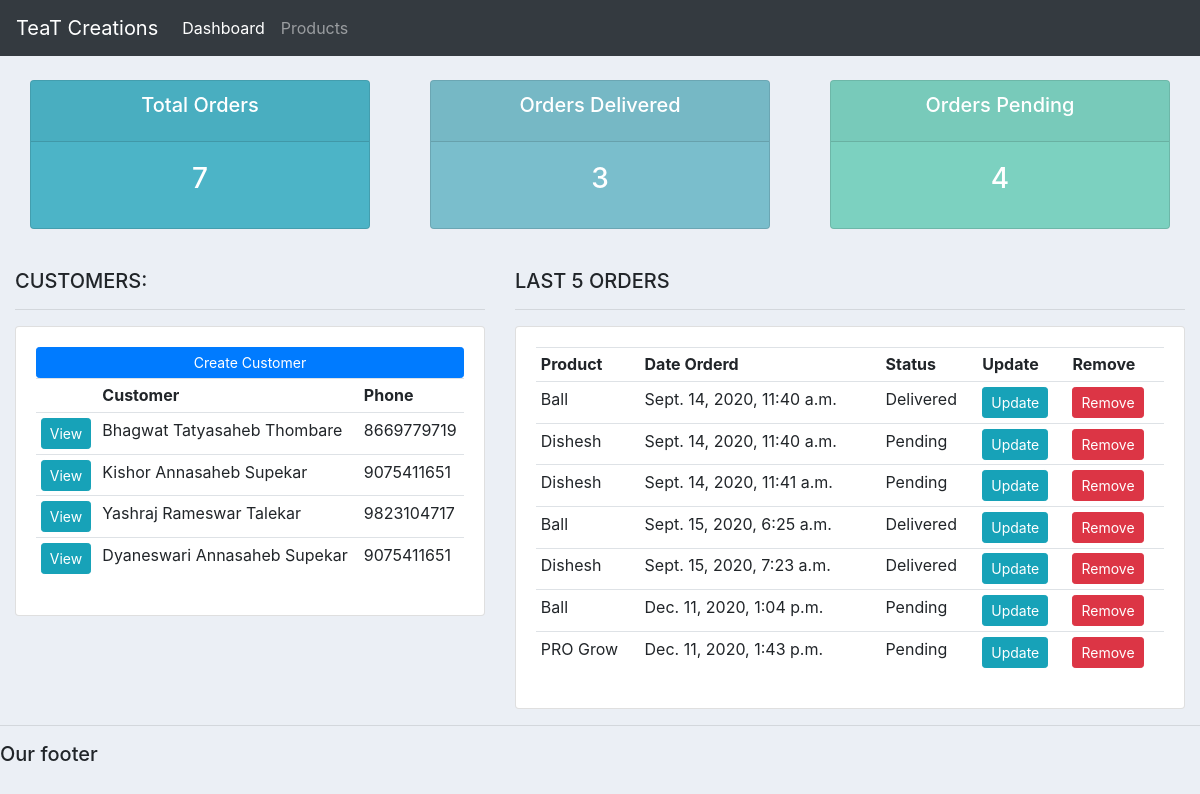
The page / on the database its author committed.
### accounts/models.py (models this page shows, shortened)
class Customer(models.Model):
    name = models.CharField(max_length=200, null=True)
    phone = models.CharField(max_length=200, null=True)
    email = models.CharField(max_length=200, null=True)
    date_created = models.DateTimeField(auto_now_add=True)

class Order(models.Model):
    STATUS = (
        ('Pending', 'Pending'),
        ('Out of deliver', 'Out of deliver'),
        ('Delivered', 'Delivered'),
    )
    customer = models.ForeignKey(Customer, null=True, on_delete= models.SET_NULL)
    product = models.ForeignKey(Product, null=True, on_delete= models.SET_NULL)
    date_created = models.DateTimeField(auto_now_add=True)
    status = models.CharField(max_length=200, null=True, choices=STATUS)

class Product(models.Model):
    CATEGORY = (
        ('Indoor', 'Indoor'),
        ('Outdoor', 'Outdoor'),
    )
    name = models.CharField(max_length=200, null=True)
    price = models.FloatField(null=True)
    category = models.CharField(max_length=200, null=True, choices=CATEGORY)
    description = models.CharField(max_length=200, null=True, blank=True)
    date_created = models.DateTimeField(auto_now_add=True)
    tags = models.ManyToManyField(Tag)
    def __str__(self):
        return self.name

### accounts/views.py (the view)
# urls.py: path('', views.home, name="home"),
def home(request):
    orders = Order.objects.all()
    customers = Customer.objects.all()
    total_customers = customers.count()
    total_orders = orders.count()
    delivered = orders.filter(status='Delivered').count()
    pending = orders.filter(status='Pending').count()
    context = {'orders':orders, 'customers':customers,'total_orders':total_orders,'delivered':delivered,'pending':pending }
    return render(request, 'accounts/dashboard.html', context)

### accounts/templates/accounts/dashboard.html
{%  extends 'accounts/main.html' %}
{% block content %}
{%  include 'accounts/status.html' %}
<br>
<div class="row">
	<div class="col-md-5">
		<h5>CUSTOMERS:</h5>
		<hr>
		<div class="card card-body">
			<a class="btn btn-primary  btn-sm btn-block" href="">Create Customer</a>
			<table class="table table-sm">
				<tr>
					<th></th>
					<th>Customer</th>
					<th>Phone</th>
				</tr>
				{% for customer in customers %}
					<tr>
						<td><a class="btn btn-sm btn-info" href="{% url 'customer' customer.id %}">View</a></td>
						<td>{{ customer.name }}</td>
						<td>{{ customer.phone }}</td>
					</tr>
				{% endfor %}
			</table>
		</div>
	</div>
	<div class="col-md-7">
		<h5>LAST 5 ORDERS</h5>
		<hr>
		<div class="card card-body">
			<table class="table table-sm">
				<tr>
					<th>Product</th>
					<th>Date Orderd</th>
					<th>Status</th>
					<th>Update</th>
					<th>Remove</th>
				</tr>
				{% for order in orders %}
					<tr>
						<td>{{ order.product }}</td>
						<td>{{ order.date_created }}</td>
						<td>{{ order.status }}</td>
						<td><a href="{% url 'update_order' order.id %}" class="btn btn-sm btn-info">Update</a></td>
						<td><a href="{% url 'delete_order' order.id %}" class="btn btn-sm btn-danger">Remove</a></td>
					</tr>
				{% endfor %}
			</table>
		</div>
	</div>
</div>
{% endblock %}

### accounts/templates/accounts/main.html (shortened to what this page needs)
<!DOCTYPE html>
<html>
<head>
	<link rel="stylesheet" href="https://stackpath.bootstrapcdn.com/bootstrap/4.3.1/css/bootstrap.min.css">
</head>
<body>
	{%  include 'accounts/navbar.html' %}
	<div class="container-fluid">
	{% block content %}
	{% endblock %}
    </div>
	<hr>
	<h5>Our footer</h5>
</body>
</html>

### accounts/templates/accounts/navbar.html (shortened to what this page needs)
<nav class="navbar navbar-expand-lg navbar-dark bg-dark">
  <a class="navbar-brand" href="#">TeaT Creations</a>
  <div class="collapse navbar-collapse" id="navbarNav">
    <ul class="navbar-nav">
      <li class="nav-item active">
        <a class="nav-link" href="{% url 'home' %}">Dashboard</a>
      </li>
      <li class="nav-item">
        <a class="nav-link" href="{% url 'product' %}">Products</a>
      </li>
    </ul>
  </div>
</nav>

### accounts/templates/accounts/status.html
<br>
<div class="row">
	<div class="col">
		<div class="col-md">
			<div class="card text-center text-white  mb-3" id="total-orders">
			  	<div class="card-header">
			  		<h5 class="card-title">Total Orders</h5>
			  	</div>
			  	<div class="card-body">
			    	<h3 class="card-title">{{total_orders}}</h3>
			  	</div>
			</div>
		</div>
	</div>
	<div class="col">
		<div class="col-md">
			<div class="card text-center text-white  mb-3" id="orders-delivered">
			  	<div class="card-header">
			  		<h5 class="card-title">Orders Delivered</h5>
			  	</div>
			  	<div class="card-body">
			    	<h3 class="card-title">{{delivered}}</h3>
			  	</div>
			</div>
		</div>
	</div>
	<div class="col">
		<div class="col-md">
			<div class="card text-center text-white  mb-3" id="orders-pending">
			  	<div class="card-header">
			  		<h5 class="card-title">Orders Pending</h5>
			  	</div>
			  	<div class="card-body">
			    	<h3 class="card-title">{{pending}}</h3>
			  	</div>
			</div>
		</div>
	</div>
</div>

### accounts/templates/accounts/main.html (style rules this page uses)
body { background-color: #ebeff5; }
#total-orders { background-color: #4cb4c7; }
#orders-delivered { background-color: #7abecc; }
#orders-pending { background-color: #7CD1C0; }

### rows shown on the page
Customer: name "Bhagwat Tatyasaheb Thombare", phone "8669779719"
Customer: name "Kishor Annasaheb Supekar", phone "9075411651"
Customer: name "Yashraj Rameswar Talekar", phone "9823104717"
Customer: name "Dyaneswari Annasaheb Supekar", phone "9075411651"
Order: product "Ball", date_created "Sept. 14, 2020, 11:40 a.m.", status "Delivered"
Order: product "Dishesh", date_created "Sept. 14, 2020, 11:40 a.m.", status "Pending"
Order: product "Dishesh", date_created "Sept. 14, 2020, 11:41 a.m.", status "Pending"
Order: product "Ball", date_created "Sept. 15, 2020, 6:25 a.m.", status "Delivered"
Order: product "Dishesh", date_created "Sept. 15, 2020, 7:23 a.m.", status "Delivered"
Order: product "Ball", date_created "Dec. 11, 2020, 1:04 p.m.", status "Pending"
Order: product "PRO Grow", date_created "Dec. 11, 2020, 1:43 p.m.", status "Pending"

### other values the page prints
{{ total_orders }} "7"
{{ delivered }} "3"
{{ pending }} "4"
